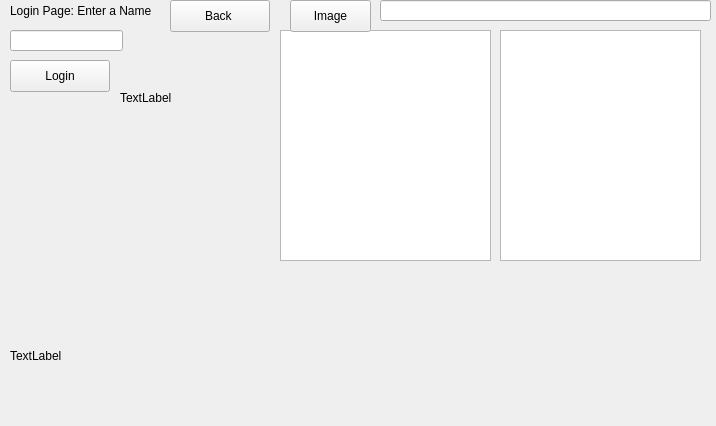
<?xml version="1.0" encoding="UTF-8"?>
<ui version="4.0">
 <class>MainWindow</class>
 <widget class="QMainWindow" name="MainWindow">
  <property name="geometry">
   <rect>
    <x>0</x>
    <y>0</y>
    <width>716</width>
    <height>426</height>
   </rect>
  </property>
  <property name="windowTitle">
   <string>MainWindow</string>
  </property>
  <widget class="QWidget" name="centralwidget">
   <widget class="QLineEdit" name="loginLineEdit">
    <property name="geometry">
     <rect>
      <x>10</x>
      <y>30</y>
      <width>113</width>
      <height>21</height>
     </rect>
    </property>
   </widget>
   <widget class="QLabel" name="loginLabel">
    <property name="geometry">
     <rect>
      <x>10</x>
      <y>0</y>
      <width>161</width>
      <height>21</height>
     </rect>
    </property>
    <property name="text">
     <string>Login Page: Enter a Name</string>
    </property>
   </widget>
   <widget class="QPushButton" name="loginButton">
    <property name="geometry">
     <rect>
      <x>10</x>
      <y>60</y>
      <width>100</width>
      <height>32</height>
     </rect>
    </property>
    <property name="text">
     <string>Login</string>
    </property>
   </widget>
   <widget class="QLabel" name="labelLabel">
    <property name="geometry">
     <rect>
      <x>10</x>
      <y>250</y>
      <width>611</width>
      <height>211</height>
     </rect>
    </property>
    <property name="text">
     <string>TextLabel</string>
    </property>
   </widget>
   <widget class="QPushButton" name="backButton">
    <property name="geometry">
     <rect>
      <x>170</x>
      <y>0</y>
      <width>100</width>
      <height>32</height>
     </rect>
    </property>
    <property name="text">
     <string>Back </string>
    </property>
   </widget>
   <widget class="QLabel" name="profileLabel">
    <property name="geometry">
     <rect>
      <x>120</x>
      <y>90</y>
      <width>141</width>
      <height>16</height>
     </rect>
    </property>
    <property name="text">
     <string>TextLabel</string>
    </property>
   </widget>
   <widget class="QTableWidget" name="fSuggest">
    <property name="geometry">
     <rect>
      <x>500</x>
      <y>30</y>
      <width>201</width>
      <height>231</height>
     </rect>
    </property>
   </widget>
   <widget class="QTableWidget" name="fList">
    <property name="geometry">
     <rect>
      <x>280</x>
      <y>30</y>
      <width>211</width>
      <height>231</height>
     </rect>
    </property>
   </widget>
   <widget class="QLabel" name="label">
    <property name="geometry">
     <rect>
      <x>20</x>
      <y>120</y>
      <width>201</width>
      <height>131</height>
     </rect>
    </property>
    <property name="text">
     <string/>
    </property>
   </widget>
   <widget class="QLineEdit" name="imageLin">
    <property name="geometry">
     <rect>
      <x>380</x>
      <y>0</y>
      <width>331</width>
      <height>21</height>
     </rect>
    </property>
   </widget>
   <widget class="QPushButton" name="imageButton">
    <property name="geometry">
     <rect>
      <x>290</x>
      <y>0</y>
      <width>81</width>
      <height>32</height>
     </rect>
    </property>
    <property name="text">
     <string>Image</string>
    </property>
   </widget>
  </widget>
 </widget>
 <resources/>
 <connections/>
</ui>
